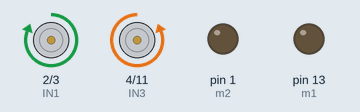
This sketch was run on a simulated Arduino Uno, built with avr-gcc and run on an emulated ATmega328P. Shown: motor-driver pin pairs drawn as motors (green arrow = first pin HIGH = forward, orange = second pin HIGH = backward, longer = more drive), output pins drawn as LEDs (lit = HIGH).

Above: at 1.5 s.
At 7.3 s:
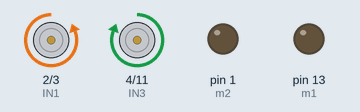
Timing chart, 0 to 9.0 s (numbered marks = the images above):
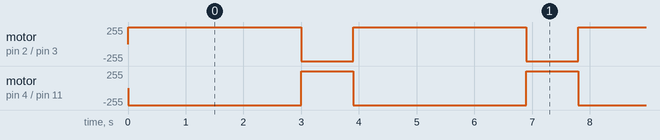

The sketch:

trf_cheetah.ino
```cpp
#define m1 13
#define m2 1
#define IN1 2
#define IN2 3
#define IN3 4
#define IN4 11
void setup() {
  //delay(4000);
  // put your setup code here, to run once:
  pinMode(m1, OUTPUT);
  pinMode(m2, OUTPUT);
  pinMode(IN1, OUTPUT);
  pinMode(IN2, OUTPUT);
  pinMode(IN3, OUTPUT);
  pinMode(IN4, OUTPUT);
  //=========================
}
void loop() {


  backward();

  delay(2000);
  //right();

  //delay(200);
   forward();
  //delay(200);
}
void forward()
{
  digitalWrite(IN1, LOW);
  digitalWrite(IN2, HIGH);
  digitalWrite(IN3, HIGH);
  digitalWrite(IN4, LOW);

  analogWrite(m1, 110);
  analogWrite(m2, 90);
  delay(400);
  analogWrite(m1, 0);
  analogWrite(m2, 0);
  delay(500);

}
void backward()//both lift up
{ digitalWrite(IN1, HIGH);
  digitalWrite(IN2, LOW);
  digitalWrite(IN3, LOW);
  digitalWrite(IN4, HIGH);

  analogWrite(m1, 70);
  analogWrite(m2, 65);
  delay(500);
  //analogWrite(m1, 100);
  analogWrite(m1, 0);
  analogWrite(m2, 0);
  delay(500);

}
void right()
{
  digitalWrite(IN1, HIGH);//M2
  digitalWrite(IN2, LOW);//M2
  digitalWrite(IN3, HIGH);//M1
  digitalWrite(IN4, LOW);//M1

  analogWrite(m1,0);

  analogWrite(m2, 55);
  delay(500);
  digitalWrite(IN3, LOW);//M1
  digitalWrite(IN4, HIGH);//M1

  digitalWrite(IN1, LOW);//M1
  digitalWrite(IN2, HIGH);//M1
  analogWrite(m2,30);
  analogWrite(m1, 80);
  delay(400);
  analogWrite(m1,0);
  delay(100);
  analogWrite(m2,0);

}
```

Measured:
- by itself, motor on pin 2 (IN1) / pin 3 (IN2): alternates forward 255/255 for 3.0 s and backward 255/255 for 0.90 s
- by itself, motor on pin 4 (IN3) / pin 11 (IN4): alternates forward 255/255 for 0.90 s and backward 255/255 for 3.0 s
